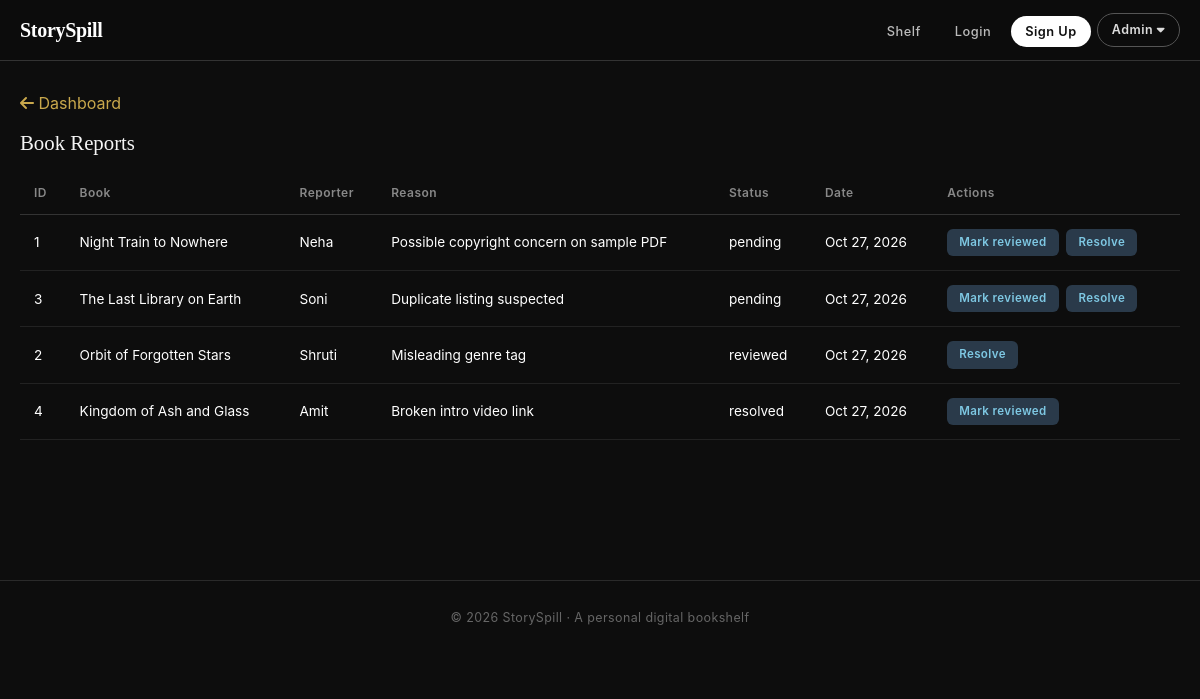
Screenshot of /admin_reports.php (signed in) with the database file from the repository.
### tables this page shows
CREATE TABLE IF NOT EXISTS reports (
  id INT AUTO_INCREMENT PRIMARY KEY,
  reporter_id INT NOT NULL,
  book_id INT NOT NULL,
  reason VARCHAR(255) NOT NULL,
  status ENUM('pending','reviewed','resolved') DEFAULT 'pending',
  created_at TIMESTAMP DEFAULT CURRENT_TIMESTAMP,
  FOREIGN KEY (reporter_id) REFERENCES users(id) ON DELETE CASCADE,
  FOREIGN KEY (book_id) REFERENCES books(id) ON DELETE CASCADE
);

CREATE TABLE IF NOT EXISTS books (
  id INT AUTO_INCREMENT PRIMARY KEY,
  user_id INT NOT NULL,
  title VARCHAR(150) NOT NULL,
  author VARCHAR(100) NOT NULL,
  genre VARCHAR(50) NOT NULL,
  price DECIMAL(10,2) NOT NULL DEFAULT 299.00,
  cover_image VARCHAR(255),
  intro_video VARCHAR(255),
  pdf_path VARCHAR(255),
  created_at TIMESTAMP DEFAULT CURRENT_TIMESTAMP,
  FOREIGN KEY (user_id) REFERENCES users(id) ON DELETE CASCADE
);

CREATE TABLE IF NOT EXISTS users (
  id INT AUTO_INCREMENT PRIMARY KEY,
  name VARCHAR(100) NOT NULL,
  email VARCHAR(150) NOT NULL UNIQUE,
  password VARCHAR(255) NOT NULL,
  last_activity DATETIME NULL,
  created_at TIMESTAMP DEFAULT CURRENT_TIMESTAMP
);

### admin_reports.php (the view, shortened to what this page needs)
<?php
require "includes/admin_auth_check.php";
$reports = $pdo->query(
    "SELECT r.*, u.name AS reporter, b.title AS book_title
     FROM reports r
     JOIN users u ON r.reporter_id = u.id
     JOIN books b ON r.book_id = b.id
     ORDER BY FIELD(r.status,'pending','reviewed','resolved'), r.created_at DESC"
)->fetchAll(PDO::FETCH_ASSOC);
?>
<!DOCTYPE html>
<html lang="en">
<head>
  <link href="https://cdn.jsdelivr.net/npm/bootstrap@5.3.3/dist/css/bootstrap.min.css" rel="stylesheet">
  <link href="https://cdnjs.cloudflare.com/ajax/libs/font-awesome/6.5.1/css/all.min.css" rel="stylesheet">
  <link rel="stylesheet" href="css/style.css">
</head>
<body>
<?php include "includes/navbar.php"; ?>
<div class="app-container">
  <p><a href="admin_dashboard.php" style="color:#c9a84c;text-decoration:none;"><i class="fas fa-arrow-left"></i> Dashboard</a></p>
  <h2 class="section-title">Book Reports</h2>
  <div style="overflow-x:auto">
    <table class="table-dark">
      <thead>
        <tr><th>ID</th><th>Book</th><th>Reporter</th><th>Reason</th><th>Status</th><th>Date</th><th>Actions</th></tr>
      </thead>
      <tbody>
        <?php foreach ($reports as $r): ?>
          <tr>
            <td><?php echo (int)$r["id"]; ?></td>
            <td><?php echo htmlspecialchars($r["book_title"]); ?></td>
            <td><?php echo htmlspecialchars($r["reporter"]); ?></td>
            <td><?php echo htmlspecialchars($r["reason"]); ?></td>
            <td><?php echo htmlspecialchars($r["status"]); ?></td>
            <td><?php echo date("M j, Y", strtotime($r["created_at"])); ?></td>
            <td>
              <?php if ($r["status"] !== "reviewed"): ?>
                <a class="btn-sm-action btn-edit" href="admin_reports.php?review=<?php echo $r["id"]; ?>">Mark reviewed</a>
              <?php endif; ?>
              <?php if ($r["status"] !== "resolved"): ?>
                <a class="btn-sm-action btn-edit" href="admin_reports.php?resolve=<?php echo $r["id"]; ?>">Resolve</a>
              <?php endif; ?>
            </td>
          </tr>
        <?php endforeach; ?>
      </tbody>
    </table>
  </div>
</div>
<footer class="site-footer">
  <p>© 2026 StorySpill · A personal digital bookshelf</p>
</footer>
</body>
</html>

### css/style.css (style rules this page uses)
:root { --bg-dark: #0d0d0d; --bg-card: #1a1a1a; --bg-elevated: #1f1f1f; --text-primary: #f5f5f5; --text-secondary: #a0a0a0; --accent: #e8d5b7; --accent-hover: #f0e0c0; --danger: #e74c3c; --success: #27ae60; --border: #333; }
* { margin: 0; padding: 0; box-sizing: border-box; }
body { background: var(--bg-dark); color: var(--text-primary); font-family: 'Inter', system-ui, sans-serif; min-height: 100vh; overflow-x: hidden; }
a { color: var(--accent); text-decoration: none; }
.app-container { max-width: 1200px; margin: 0 auto; padding: 30px 20px 100px; }
.section-title { font-family: 'Playfair Display', serif; font-size: 1.3rem; margin-bottom: 16px; }
.table-dark { width: 100%; border-collapse: collapse; font-size: 0.85rem; }
.table-dark th { text-align: left; padding: 12px 14px; border-bottom: 1px solid #333; color: #888; font-weight: 600; letter-spacing: 0.5px; font-size: 0.75rem; }
.table-dark td { padding: 14px; border-bottom: 1px solid #222; vertical-align: middle; }
.btn-sm-action { display: inline-block; padding: 5px 12px; border-radius: 6px; font-size: 0.72rem; font-weight: 600; letter-spacing: 0.4px; margin-right: 4px; }
.btn-edit { background: #2a3a4a; color: #7ec8e3; }
.site-footer { text-align: center; padding: 28px 16px; margin-top: 40px; border-top: 1px solid #2a2a2a; color: #666; font-size: 0.78rem; letter-spacing: 0.4px; }

### rows the page displays
reports: id "1", book.title "Night Train to Nowhere", reporter.name "Neha", reason "Possible copyright concern on sample PDF", status "pending", created_at "Oct 27, 2026"
reports: id "3", book.title "The Last Library on Earth", reporter.name "Soni", reason "Duplicate listing suspected", status "pending", created_at "Oct 27, 2026"
reports: id "2", book.title "Orbit of Forgotten Stars", reporter.name "Shruti", reason "Misleading genre tag", status "reviewed", created_at "Oct 27, 2026"
reports: id "4", book.title "Kingdom of Ash and Glass", reporter.name "Amit", reason "Broken intro video link", status "resolved", created_at "Oct 27, 2026"
